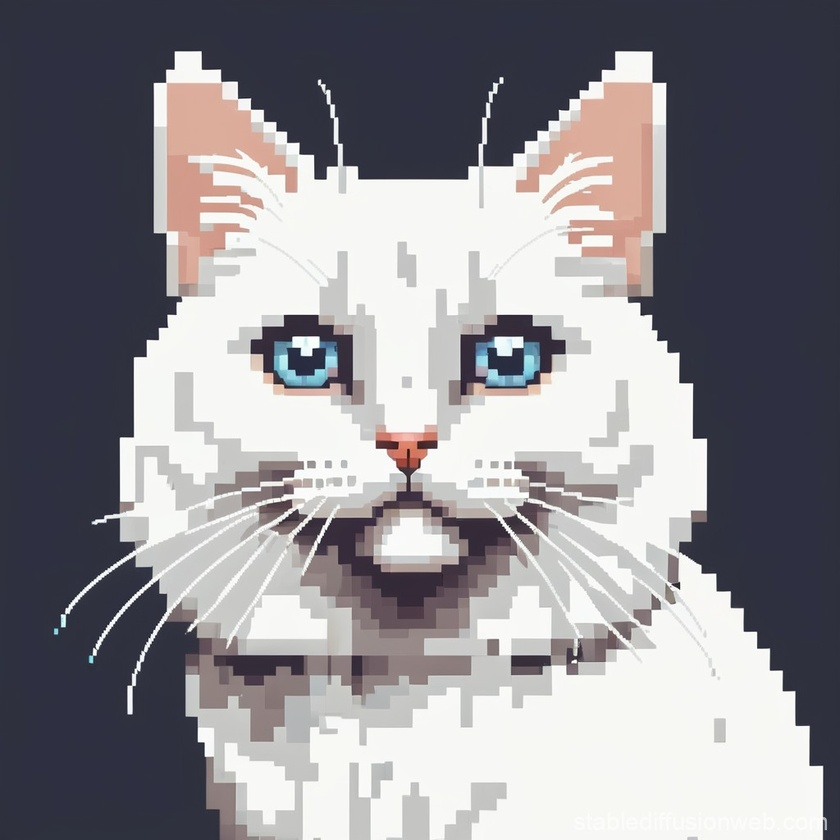
#> input picture unidad4/clases/imagen1.jpg, 840 x 840 px, shrunk from 1024 x 1024 before the run
$ jupyter execute clase1.ipynb   (older library calls are emulated)
#> lines starting #> are read from the running program, lines starting #| are printed output that depends on the picture; after the words box and inside, x2 and y2 are one past the last pixel; in counts of white or black regions, pixels touching at a corner belong together
[cell 1]
import cv2
import numpy as np
import matplotlib.pyplot as plt
img=cv2.imread('imagen1.jpg')
#> img is the input picture: shape (840, 840, 3); mean B, G, R 143.9, 138.5, 140.5
gray=cv2.cvtColor(img,cv2.COLOR_BGR2GRAY)
robertx=np.array([[1,0], [0,-1]])
roberty=np.array([[0,1], [-1,0]])
robx_img=cv2.filter2D(gray, -1, robertx)
roby_img=cv2.filter2D(gray, -1, roberty)
rob_grad= np.sqrt(robx_img**2 + roby_img**2)
rob_grad_dir=np.arctan2(roby_img, robx_img)
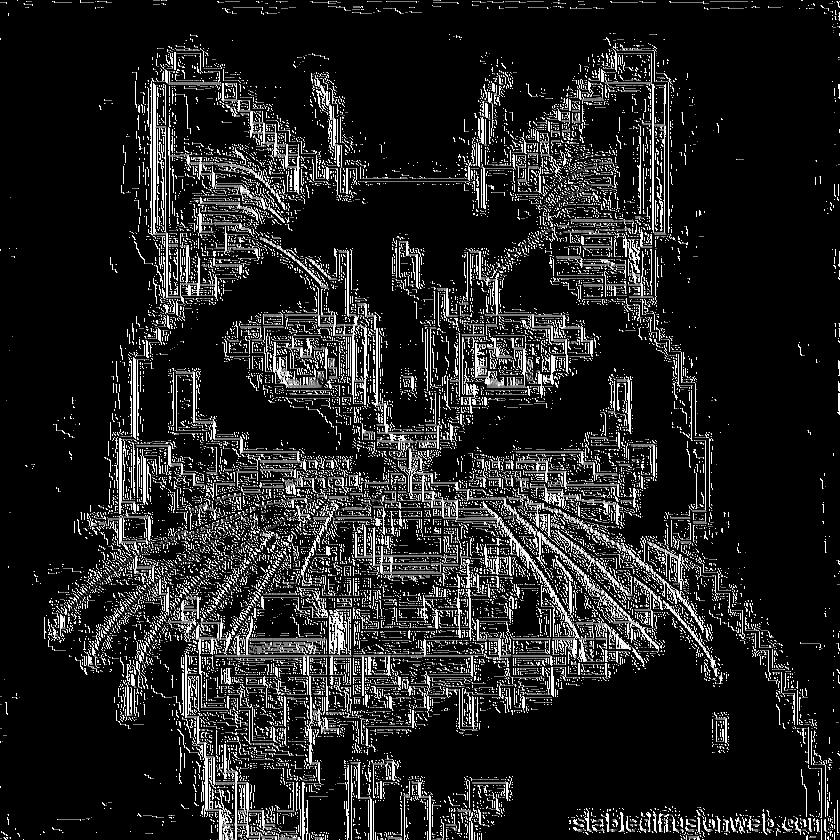
#> rob_grad_dir: shape (840, 840) float16; min 0, max 1.57, mean 0.209; drawn with min black and max white

#prewit
prewit_x=np.array([[-1,0,1], [-1,0,1], [-1,0,1]])
prewit_y=np.array([[-1,-1,-1], [0,0,0], [1,1,1]])
prex_img=cv2.filter2D(gray, -1, prewit_x)
prey_img=cv2.filter2D(gray, -1, prewit_y)
prewitt_mag=np.sqrt(prex_img**1 + prey_img**2)
prewitt_dir=np.arctan2(prey_img, prex_img)

# sobel
sobel_x=np.array([[-1,0,1], [-2,0,2], [-1,0,1]])
sobel_y=np.array([[-1,-2,-1], [0,0,0], [1,2,1]])
sobx_img=cv2.filter2D(gray, -1, sobel_x)
soby_img=cv2.filter2D(gray, -1, sobel_y)
sobel_mag=np.sqrt(sobx_img**2 + soby_img**2)
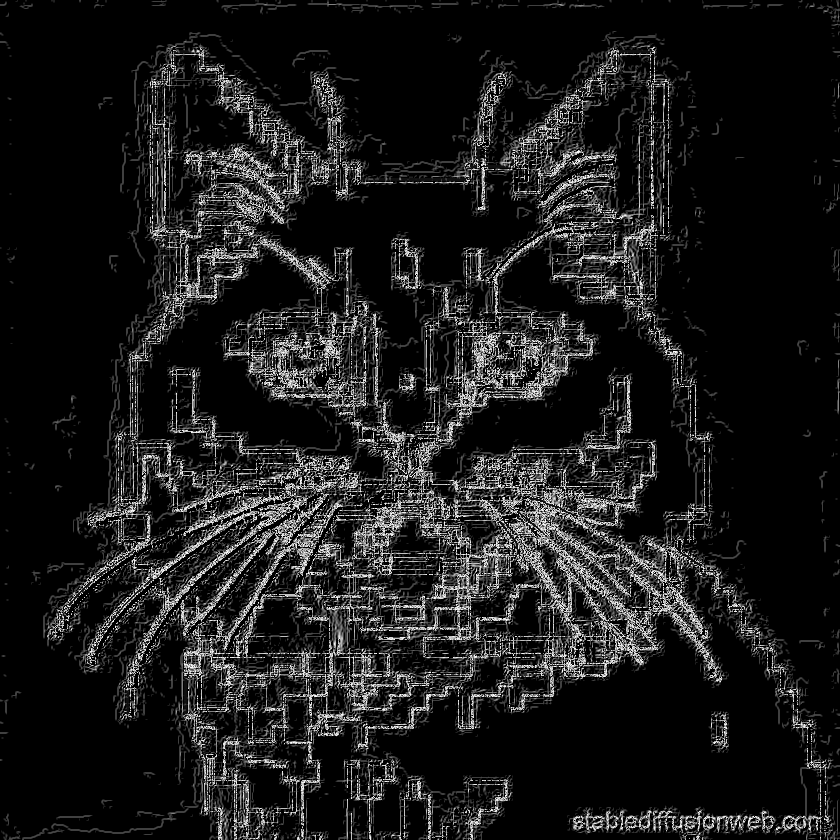
#> sobel_mag: shape (840, 840) float16; min 0, max 15.81, mean 1.69; drawn with min black and max white
sobel_dir=np.arctan2(soby_img, sobx_img)
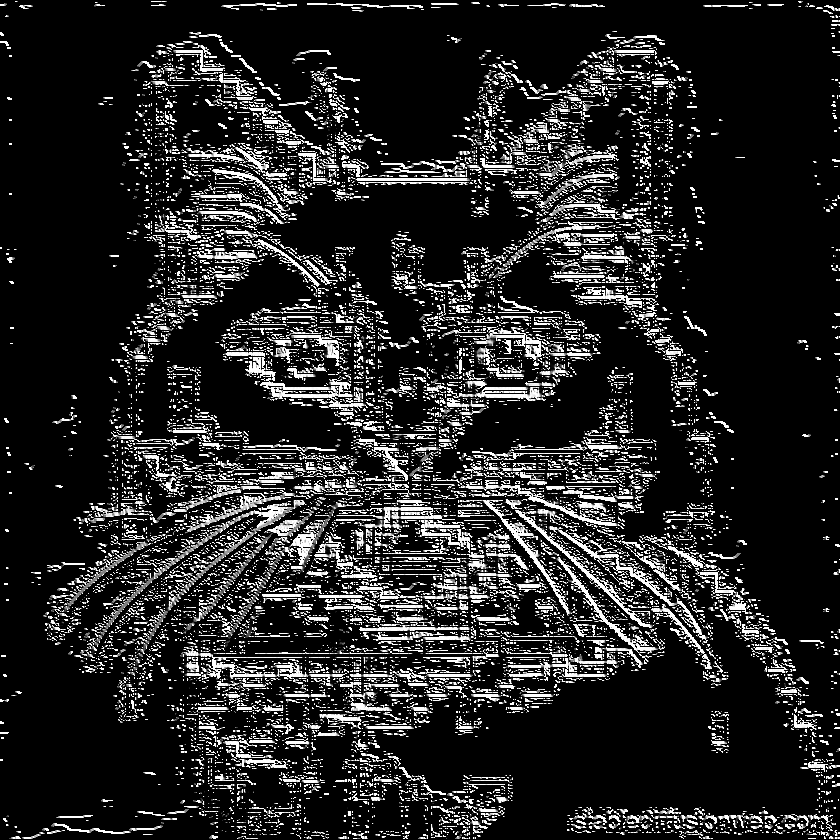
#> sobel_dir: shape (840, 840) float16; min 0, max 1.57, mean 0.23; drawn with min black and max white

cany_img=cv2.Canny(gray,100,100)
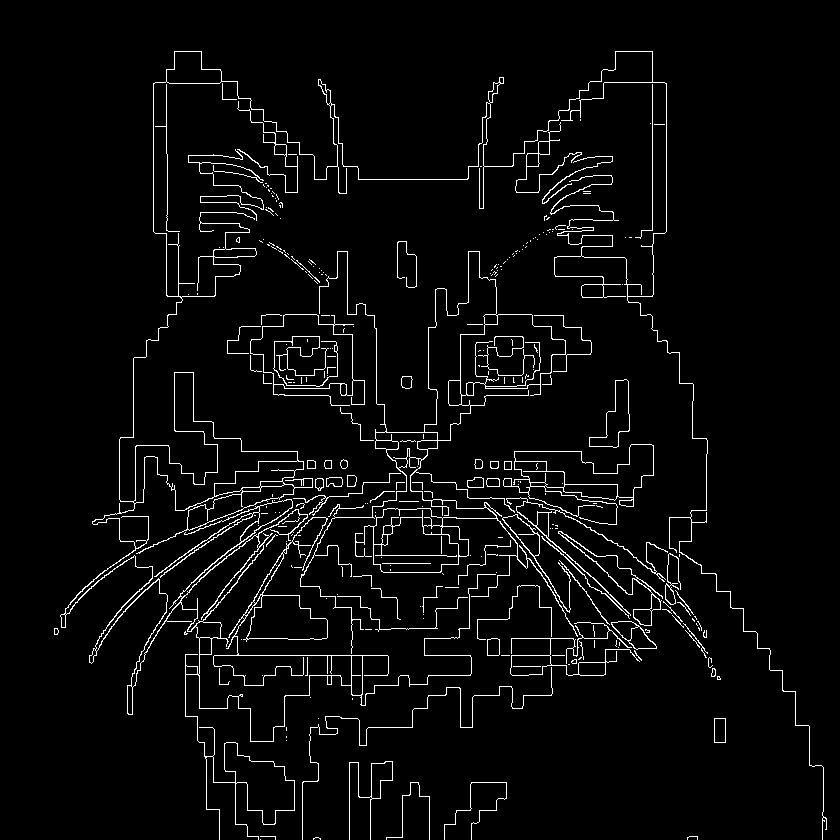
#> cany_img: shape (840, 840); 3.8% white in thin lines or dots, all inside (x1, y1, x2, y2) = (54, 51, 827, 840)

plt.figure(figsize=(10,10))
plt.subplot(2,3,1),plt.imshow(gray,cmap='gray'),plt.title('Original Image')
plt.subplot(2,3,2),plt.imshow(rob_grad,cmap='gray'),plt.title('Roberts Gradient')
plt.subplot(2,3,3),plt.imshow(prewitt_mag,cmap='gray'),plt.title('Prewitt Magnitude')
plt.subplot(2,3,4),plt.imshow(sobel_mag,cmap='gray'),plt.title('Sobel Magnitude')
plt.subplot(2,3,5),plt.imshow(cany_img,cmap='gray'),plt.title('Canny Edges')
plt.tight_layout()
plt.show()

SOBEL

[cell 2]
import cv2
import numpy as np
import matplotlib.pyplot as plt

def filtro_sobel(img):
    img_gris = cv2.cvtColor(img, cv2.COLOR_BGR2GRAY)

    g_x=cv2.Sobel(img_gris, cv2.CV_64F, 1, 0, ksize=3)
    g_y=cv2.Sobel(img_gris, cv2.CV_64F, 0, 1, ksize=3)
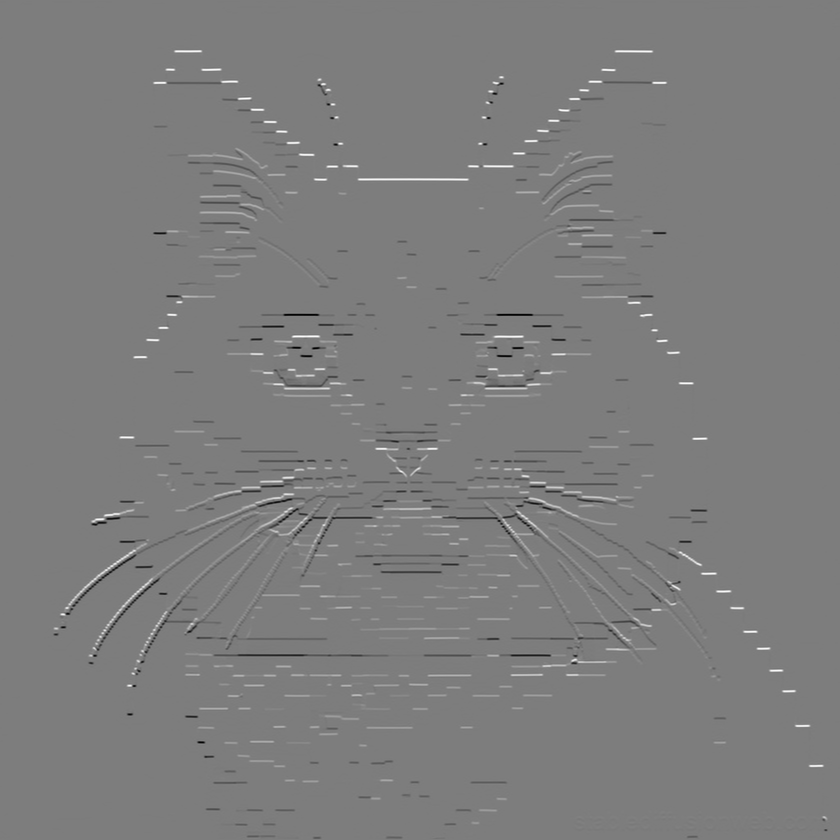
#> g_y: shape (840, 840) float64; min -869, max 899, mean 1.2; drawn with min black and max white

    mag=np.sqrt(np.square(g_x) + np.square(g_y))
    mag=cv2.normalize(mag, None,0,255,cv2.NORM_MINMAX,cv2.CV_8U)
    return mag

#mostrar imagen
img=cv2.imread('imagen1.jpg')
sobel_result=filtro_sobel(img)
plt.figure(figsize=(10,5))
plt.subplot(1,2,1)
plt.imshow(cv2.cvtColor(img,cv2.COLOR_BGR2RGB))
plt.title('Imagen Original')

plt.subplot(1,2,2)
plt.imshow(sobel_result,cmap='gray')
plt.title('Bordes con Sobel')
plt.show()

Sobel Mejorado

[cell 3]
import cv2
import numpy as np
import matplotlib.pyplot as plt

def filtro_sobel_mejorado(img,kernel_size=3,umbral=30):
    img_gris = cv2.cvtColor(img, cv2.COLOR_BGR2GRAY)
    #para mejorar la deteccion de filtro graus
    img_gris = cv2.GaussianBlur(img_gris, (3,3), 0)

    g_x=cv2.Sobel(img_gris, cv2.CV_64F, 1, 0, ksize=3)
    g_y=cv2.Sobel(img_gris, cv2.CV_64F, 0, 1, ksize=3)

    #ag=np.sqrt(np.square(g_x) + np.square(g_y))
    mag=np.sqrt(g_x**2 + g_y**2)
    mag=cv2.normalize(mag, None,0,255,cv2.NORM_MINMAX,cv2.CV_8U)
    _,bordes=cv2.threshold(mag,umbral,255,cv2.THRESH_BINARY+cv2.THRESH_OTSU)

    #OPERACION MORFOLOGICA PARA UNIR LOS BORDES ROTOS
    kernel_m=np.ones((2,2),np.uint8)
    bordes=cv2.morphologyEx(bordes, cv2.MORPH_CLOSE, kernel_m)
    return mag

#mostrar imagen
img=cv2.imread('imagen1.jpg')
sobel_result=filtro_sobel(img)
plt.figure(figsize=(10,5))
plt.subplot(1,2,1)
plt.imshow(cv2.cvtColor(img,cv2.COLOR_BGR2RGB))
plt.title('Imagen Original')

plt.subplot(1,2,2)
plt.imshow(sobel_result,cmap='gray')
plt.title('Bordes con Sobel')
plt.show()

[cell 4]
import cv2
import numpy as np
import matplotlib.pyplot as plt

def filtro_roberts(img):
    img_gris = cv2.cvtColor(img, cv2.COLOR_BGR2GRAY)

    robertx_x=np.array([[-1,0], [0,1]], dtype=np.float32)
    roberty_y=np.array([[0,-1], [1,0]], dtype=np.float32)

    r_x=cv2.filter2D(img_gris, cv2.CV_64F, robertx_x)
    r_y=cv2.filter2D(img_gris, cv2.CV_64F, roberty_y)

    roberts=cv2.addWeighted(r_x, 0.5, r_y, 0.5, 0)

    return roberts

#mostrar imagen
img=cv2.imread('imagen1.jpg')
roberts_result=filtro_roberts(img)
plt.figure(figsize=(10,5))
plt.subplot(1,2,1)
plt.imshow(cv2.cvtColor(img,cv2.COLOR_BGR2RGB))
plt.title('Imagen Original')
plt.subplot(1,2,2)
plt.imshow(roberts_result,cmap='gray')
plt.title('Bordes con Roberts')
plt.show()
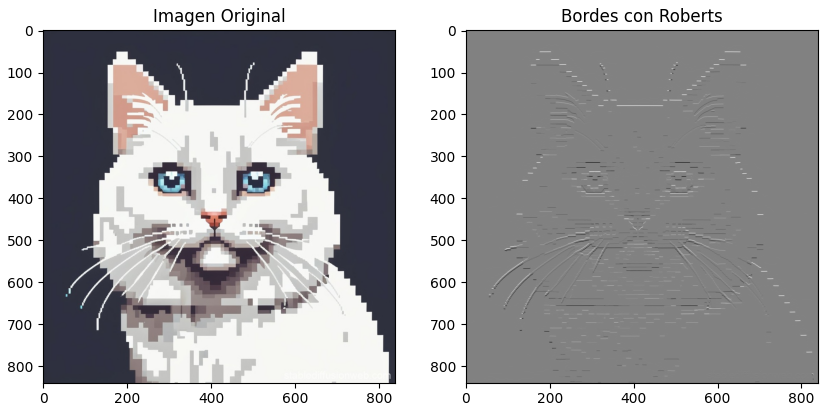
#> figure drawn by matplotlib, 2 panels

[cell 5]
import cv2
import numpy as np
import matplotlib.pyplot as plt

def filtro_roberts(img):
    img_gris=cv2.cvtColor(img, cv2.COLOR_BGR2GRAY)

    robertx=np.array([[-1,0],[0,1]],dtype=np.float32)
    roberty=np.array([[0,-1],[1,0]],dtype=np.float32)
    r_x=cv2.filter2D(img_gris,-1,robertx)
    r_y=cv2.filter2D(img_gris,-1,roberty)
    roberts=cv2.addWeighted(r_x,0.5,r_y,0.5,0)
    return roberts

img=cv2.imread('imagen1.jpg')
plt.figure(figsize=(10,5))
plt.subplot(1,2,1)
plt.imshow(cv2.cvtColor(img,cv2.COLOR_BGR2RGB))
plt.title('Imagen Original')
plt.axis('off')
roberts_result=filtro_roberts(img)
plt.subplot(1,2,2)
plt.imshow(roberts_result,cmap='gray')
plt.title('Filtro Roberts'), plt.axis('off')
plt.show()
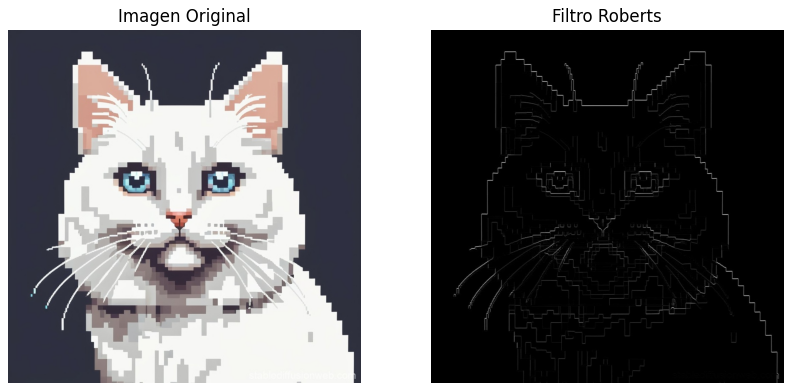
#> figure drawn by matplotlib, 2 panels
